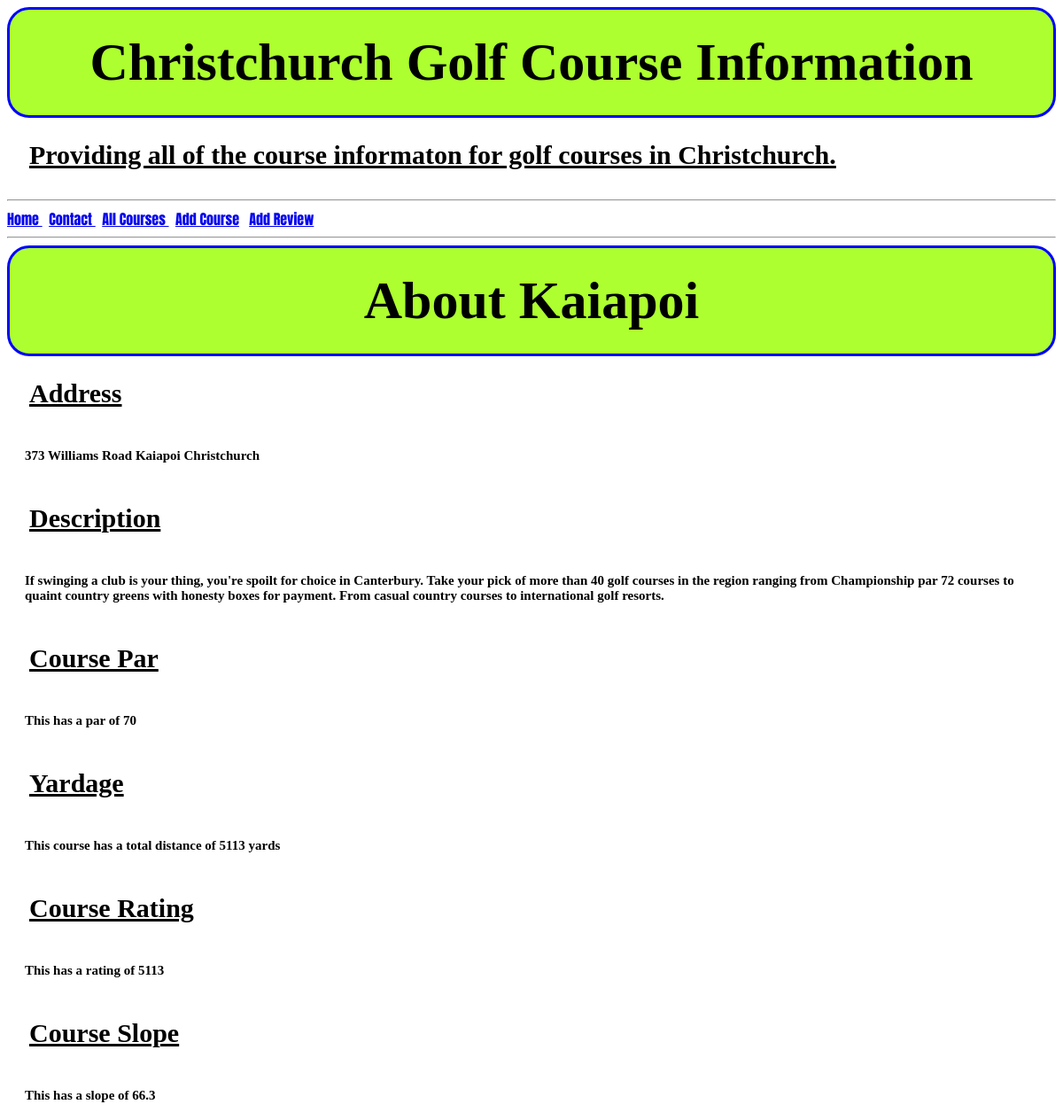
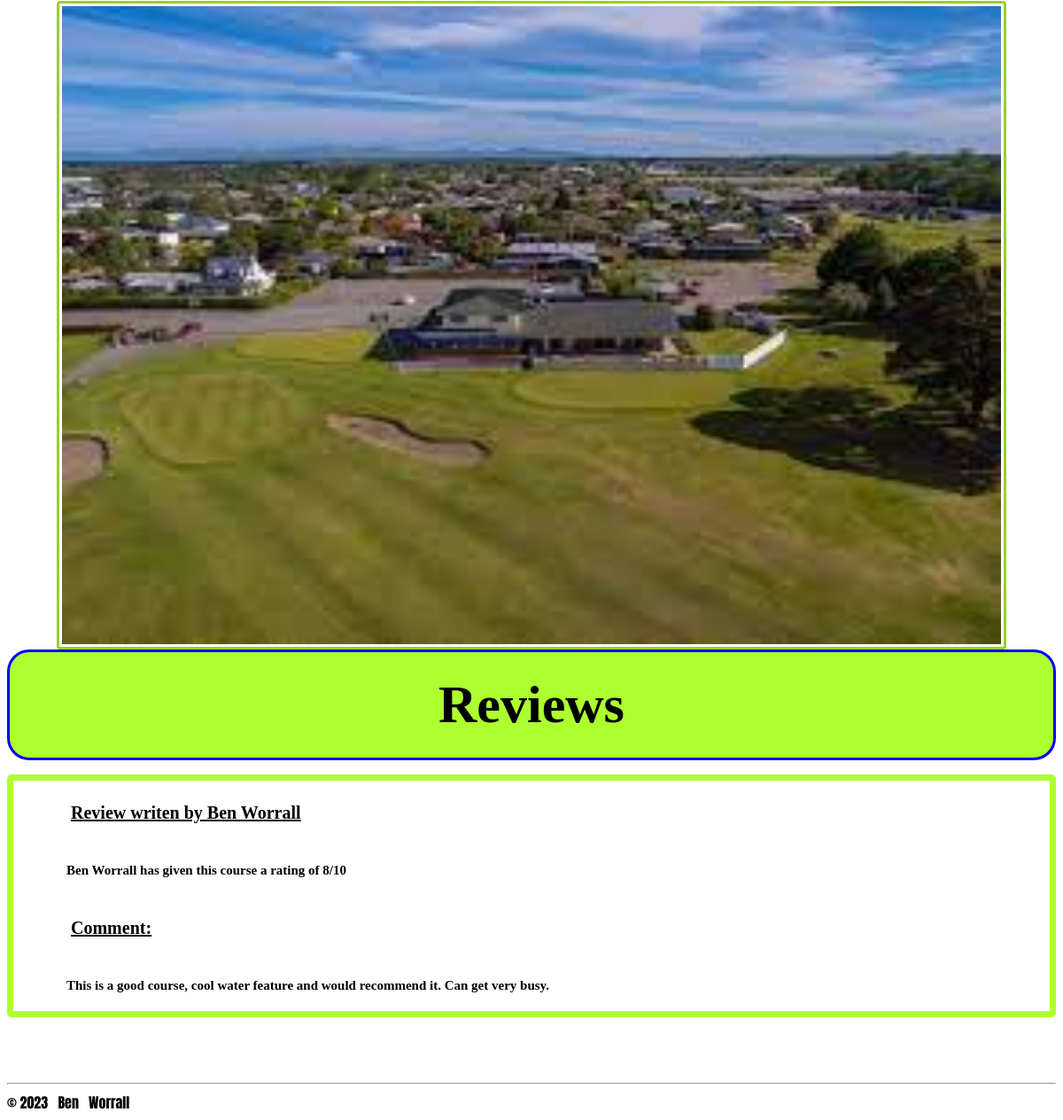
The page /golf/14 on the database its author committed (2 pictures, top to bottom).
### tables this page shows
CREATE TABLE courses (id INTEGER PRIMARY KEY AUTOINCREMENT, name TEXT, location TEXT, description TEXT, par TEXT, yardage TEXT, rating TEXT, slope TEXT, photo BLOB);

CREATE TABLE reviews (id INTEGER PRIMARY KEY AUTOINCREMENT, course_id INTEGER REFERENCES courses (id), username TEXT, rating TEXT, comment TEXT, review_date TIME DEFAULT (CURRENT_TIMESTAMP));

### routs.py (the view)
@app.route('/golf/<int:id>')
def golf(id):
    conn = sqlite3.connect('golfweb.db')
    cur = conn.cursor()
    cur.execute('SELECT * FROM Courses WHERE id=?', (id,))
    golf = cur.fetchone()
    print(golf)
    cur.execute('SELECT * FROM reviews WHERE course_id=?', (id,))
    reviews = cur.fetchall()
    return render_template('golf.html', golf=golf, reviews=reviews)

### templates/golf.html
{% extends 'layout.html' %}
{% block content%}
<h1>About {{ golf[1] }}</h1>
<h2>Address</h2>
<h4>{{ golf[2] }}</h4>
<h2>Description</h2>
<h4>{{ golf[3] }}</h4>
<h2>Course Par</h2>
<h4>This has a par of {{ golf[4] }}</h4>
<h2>Yardage</h2>
<h4>This course has a total distance of {{ golf[5] }} yards</h4>
<h2>Course Rating</h2>
<h4>This has a rating of {{ golf[5] }}</h4>
<h2>Course Slope</h2>
<h4>This has a slope of {{ golf[6] }}</h4>
<img src='{{ golf[8] }}' class="image2" height="720" width="1060"/>
<h1>Reviews</h2>
{% for review in reviews %}
    <ol style="border: 7px solid greenyellow; border-radius: 5px;">
        <h3>Review writen by {{ review[2]}}</h3>
        <h4>{{ review[2]}} has given this course a rating of {{ review[3] }}/10</h4>
        <h3> Comment:</h3>
        <h4>{{ review[4] }}</h4>
    </ol>
{% endfor %}
{% if reviews %}
    <h2></h2>
{% else %}
    <ol style="border: 7px solid greenyellow; border-radius: 5px;">
    <h4>No reviews available for this course.</h4>
    <h4><a href = "/reviews"> Click here to submit review | Use course number {{golf[0]}}</a></h4>
    </ol>
{% endif %}
{% endblock %}

### static/css/style.css (style rules this page uses)
html { font-family: 'Anton', sans-serif; }
h1 { font-family: Georgia, 'Times New Roman', Times, serif; font-size: 60px; text-align: center; padding: 25px; margin: 0; border: 3px solid blue; border-radius: 25px; background-color: greenyellow; }
h2 { font-family: Georgia, 'Times New Roman', Times, serif; font-size: 30px; text-align: left; padding: 25px; text-decoration: underline; margin: 0; }
h3 { font-family: Georgia, 'Times New Roman', Times, serif; font-size: 20px; text-align: left; padding: 25px; text-decoration: underline; margin: 0; }
h4 { font-family: Georgia, 'Times New Roman', Times, serif; font-size: 15px; text-align: left; padding: 20px; margin: 0; }
.image2 { border: 3px solid yellowgreen; border-radius: 4px; padding: 3px; display: block; margin-left: auto; margin-right: auto; }

### rows shown on the page
courses: name "Kaiapoi", location "373 Williams Road Kaiapoi Christchurch", description "If swinging a club is your thing, you're spoilt for choice in Canterbury. Take your pick of more than 40 golf courses in the region ranging from Championship par 72 courses to quaint country greens with honesty boxes for payment. From casual country courses to international golf resorts.", par "70", yardage "5113", rating "66.3", photo (picture)
reviews: username "Ben Worrall", rating "8", comment "This is a good course, cool water feature and would recommend it. Can get very busy."
